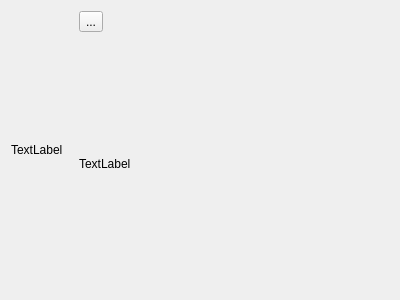
<?xml version="1.0" encoding="UTF-8"?>
<ui version="4.0">
 <class>BookshelfCover</class>
 <widget class="QWidget" name="BookshelfCover">
  <property name="geometry">
   <rect>
    <x>0</x>
    <y>0</y>
    <width>400</width>
    <height>300</height>
   </rect>
  </property>
  <property name="windowTitle">
   <string>Form</string>
  </property>
  <layout class="QHBoxLayout" name="horizontalLayout" stretch="1,5">
   <item>
    <widget class="QLabel" name="label">
     <property name="text">
      <string>TextLabel</string>
     </property>
    </widget>
   </item>
   <item>
    <layout class="QVBoxLayout" name="verticalLayout">
     <item>
      <widget class="QToolButton" name="toolButton">
       <property name="text">
        <string>...</string>
       </property>
      </widget>
     </item>
     <item>
      <widget class="QLabel" name="label_2">
       <property name="text">
        <string>TextLabel</string>
       </property>
      </widget>
     </item>
    </layout>
   </item>
  </layout>
 </widget>
 <resources/>
 <connections/>
</ui>
